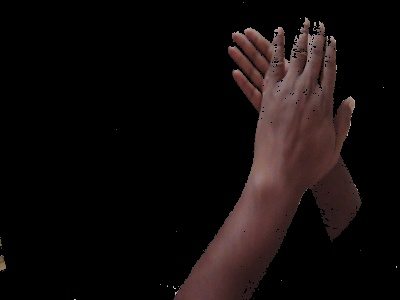
#> input picture ImageFeatures/skin3.jpg, 400 x 300 px
$ python SIFTInHandImage.py   (Python 2 division)
#> lines starting #> are read from the running program, lines starting #| are printed output that depends on the picture; long printed decimals are rounded
# -*- coding: utf-8 -*-
"""
Created on Thu Sep 06 14:50:00 2018

@author: RB. This script captures SIFT features and keypoints in various hand pose
"""

import cv2
import numpy as np
img = cv2.imread('skin3.jpg')
#> img is the input picture: shape (300, 400, 3); mean B, G, R 11.8, 12.1, 18.1
gray= cv2.cvtColor(img,cv2.COLOR_BGR2GRAY)
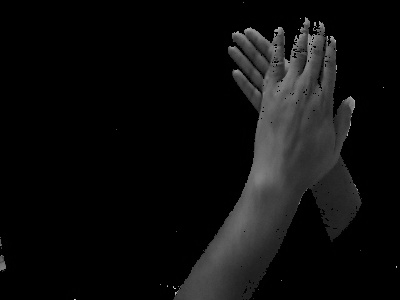
#> gray: shape (300, 400); min 0, max 218, mean 13.9
sift = cv2.xfeatures2d.SIFT_create()
kp = sift.detect(gray,None)
#> kp = 124 keypoints; strongest (x, y, size): (276, 30, 2), (306, 19, 2), (332, 37, 2.4), (321, 24, 3.1)
#(x1,y1)=kp.pt
i=0
for x in kp: # looping through keypoints
    print kp[i].pt #printing x,y location of the keypoint
    i=i+1
#> this loop made 124 passes
#> x on passes 1 to 12: keypoint at (6.2, 260.3), size 3.7, keypoint at (180.6, 274.3), size 12.5, keypoint at (202.6, 255.8), size 2.7, keypoint at (211, 238.1), size 3.8, keypoint at (226.9, 219.2), size 2.5, keypoint at (231.9, 48.8), size 4.8, keypoint at (233.5, 33.8), size 2.4, keypoint at (236, 71.9), size 4.2, keypoint at (236, 71.9), size 4.2, keypoint at (236.5, 67), size 3.5, keypoint at (238.5, 47.2), size 2.5, keypoint at (239.6, 83.6), size 3.3
#| (6.203, 260.283)
#| (180.629, 274.312)
#| (202.587, 255.842)
#| (210.979, 238.102)
#| (226.922, 219.174)
#| (231.918, 48.792)
#| (233.462, 33.822)
#| (236.018, 71.861)
#> (further printed lines are left out)
#> after the loop, i = 124


print kp[0].size
#| 3.733
#print points2f
#print y1
img=cv2.drawKeypoints(gray,kp,img)
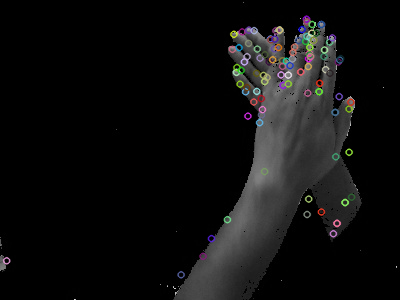
#> img: shape (300, 400, 3); mean B, G, R 15.1, 15.2, 15.3
cv2.imshow("Image",img)
cv2.imwrite('sift_handskin3.jpg',img)
cv2.waitKey(0)

$ run again, with ImageFeatures/skin1.jpg copied over ImageFeatures/skin3.jpg
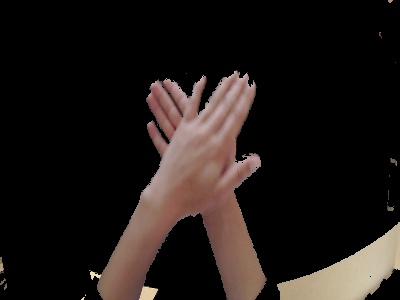
#> input picture ImageFeatures/skin1.jpg, 400 x 300 px
#> img is the input picture: shape (300, 400, 3); mean B, G, R 22.7, 25.2, 31.7
#> `gray= cv2.cvtColor(img,cv2.COLOR_BGR2GRAY)`:
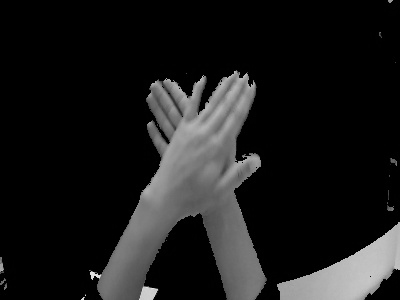
#> gray: shape (300, 400); min 0, max 232, mean 26.9
#> kp = 107 keypoints; strongest (x, y, size): (92, 274, 3.9), (92, 278, 2), (98, 276, 2.5), (154, 291, 5.2)
#> the loop `for x in kp:` made 107 passes
#> x on passes 1 to 8: keypoint at (2.4, 281.9), size 1.9, keypoint at (2.4, 281.9), size 1.9, keypoint at (92, 277.6), size 2, keypoint at (92, 277.6), size 2, keypoint at (92.5, 274.2), size 3.9, keypoint at (92.5, 274.2), size 3.9, keypoint at (98.1, 276.1), size 2.5, keypoint at (98.1, 276.1), size 2.5
#> (printed output is left out)
#> after the loop `for x in kp:`: i = 107
#| 1.860
#> `img=cv2.drawKeypoints(gray,kp,img)`:
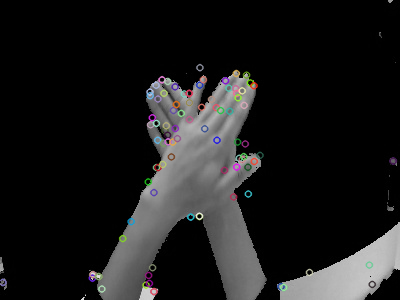
#> img: shape (300, 400, 3); mean B, G, R 27.5, 27.4, 27.6

$ run again, with ImageFeatures/skin2.jpg copied over ImageFeatures/skin3.jpg
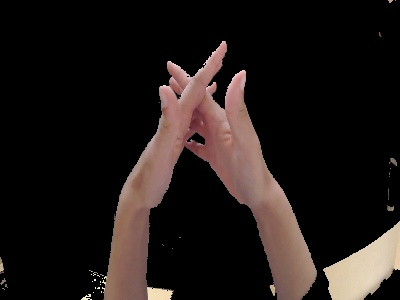
#> input picture ImageFeatures/skin2.jpg, 400 x 300 px
#> img is the input picture: shape (300, 400, 3); mean B, G, R 23, 25.2, 32.2
#> `gray= cv2.cvtColor(img,cv2.COLOR_BGR2GRAY)`:
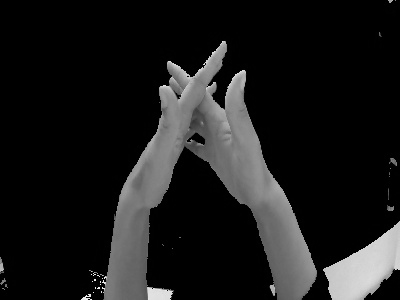
#> gray: shape (300, 400); min 0, max 241, mean 27
#> kp = 86 keypoints; strongest (x, y, size): (90, 295, 1.8), (224, 42, 2.7), (169, 62, 2.6), (243, 72, 3.8)
#> the loop `for x in kp:` made 86 passes
#> x on passes 1 to 8: keypoint at (89.7, 295.1), size 1.8, keypoint at (89.7, 295.1), size 1.8, keypoint at (99, 278.9), size 3.3, keypoint at (103.1, 285.1), size 2.4, keypoint at (110.3, 283.9), size 13.8, keypoint at (143.9, 224.8), size 8.3, keypoint at (148, 233.3), size 2, keypoint at (149.1, 289), size 3.2
#> (printed output is left out)
#> after the loop `for x in kp:`: i = 86
#| 1.817
#> `img=cv2.drawKeypoints(gray,kp,img)`:
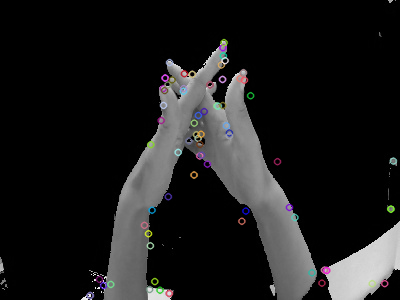
#> img: shape (300, 400, 3); mean B, G, R 27.8, 27.7, 27.9
